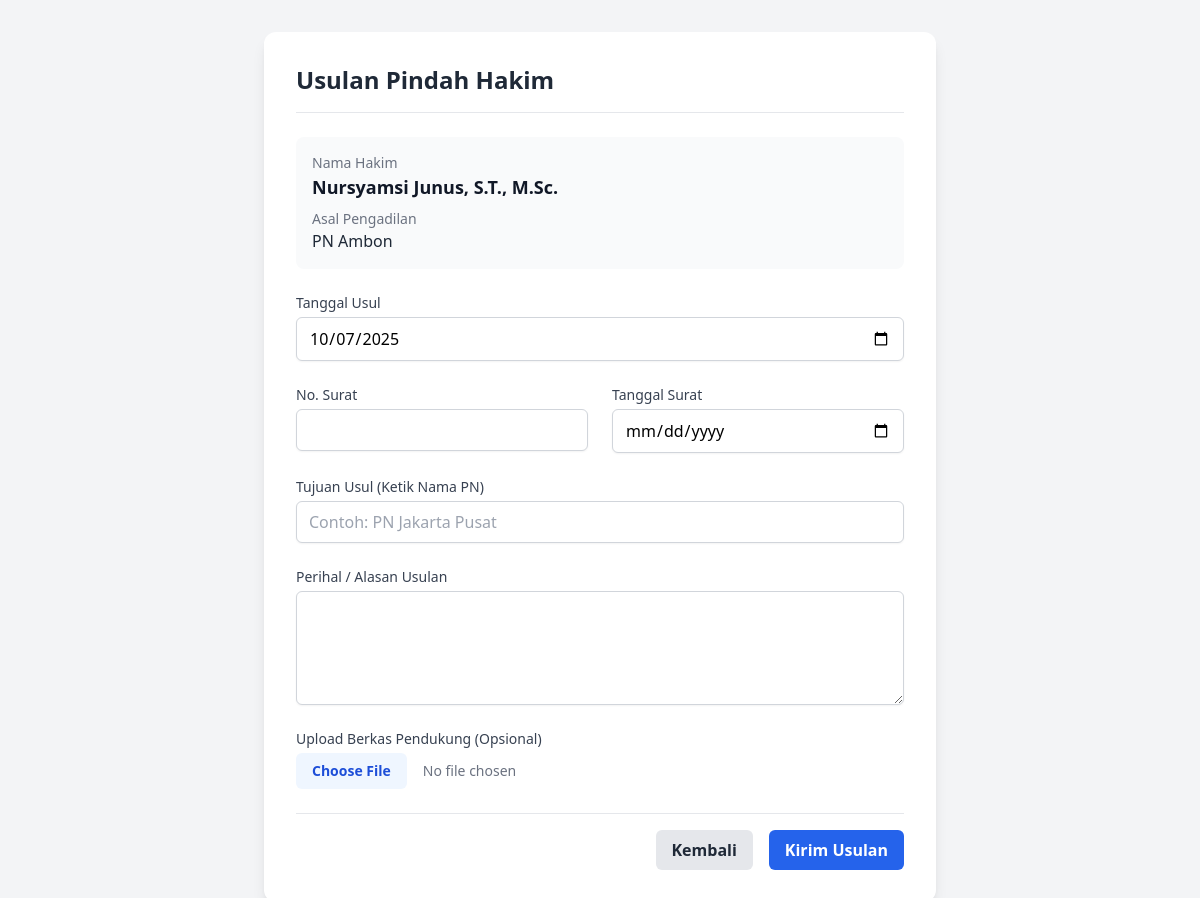
The app's page /usul.php?id=31 with its own data.
### tables this page shows
CREATE TABLE `hakim_perikanan` (
  `id` int(11) NOT NULL,
  `nama_hakim` varchar(255) NOT NULL,
  `nik` varchar(50) DEFAULT NULL,
  `foto` varchar(255) DEFAULT NULL,
  `id_pengadilan` int(11) NOT NULL,
  `asal_org` varchar(255) DEFAULT NULL,
  `jabatan` varchar(100) DEFAULT NULL,
  `kepres` varchar(255) DEFAULT NULL,
  `tgl_kepres` date DEFAULT NULL,
  `sk_dirjen` varchar(255) DEFAULT NULL,
  `tgl_sk_dirjen` date DEFAULT NULL,
  `masa_jabatan` varchar(50) DEFAULT NULL,
  `status_perpanjangan` varchar(255) DEFAULT NULL,
  `tanggal_habis` date DEFAULT NULL,
  `tmt_pn` date DEFAULT NULL,
  `tmt_hk` date DEFAULT NULL,
  `sk_pengangkatan_2` varchar(255) DEFAULT NULL,
  `tgl_sk_pengangkatan_2` date DEFAULT NULL
);

CREATE TABLE `pengadilan` (
  `id` int(11) NOT NULL,
  `nama_pengadilan` varchar(255) NOT NULL
);

### usul.php (the view, shortened to what this page needs)
<?php
require_once 'koneksi.php';
$hakim_id = isset($_GET['id']) ? intval($_GET['id']) : 0;
$stmt_hakim = $conn->prepare("SELECT h.nama_hakim, p.nama_pengadilan, p.id as id_pengadilan_asal FROM hakim_perikanan h JOIN pengadilan p ON h.id_pengadilan = p.id WHERE h.id = ?");
$stmt_hakim->bind_param("i", $hakim_id);
$stmt_hakim->execute();
$hakim = $stmt_hakim->get_result()->fetch_assoc();
?>
<!DOCTYPE html>
<html lang="id">
<head>
    <script src="https://cdn.tailwindcss.com"></script>
</head>
<body class="bg-gray-100">
<div class="container mx-auto p-4 sm:p-6 lg:p-8">
    <div class="max-w-2xl mx-auto bg-white p-8 rounded-xl shadow-lg">
        <h1 class="text-2xl font-bold text-gray-800 border-b pb-4">Usulan Pindah Hakim</h1>
        <div class="my-6 p-4 bg-gray-50 rounded-lg">
            <p class="text-sm font-medium text-gray-500">Nama Hakim</p>
            <p class="text-lg font-semibold text-gray-900"><?php echo htmlspecialchars($hakim['nama_hakim']); ?></p>
            <p class="text-sm text-gray-500 mt-2">Asal Pengadilan</p>
            <p class="text-md font-medium text-gray-800"><?php echo htmlspecialchars($hakim['nama_pengadilan']); ?></p>
        </div>
        <form action="usul.php?id=<?php echo $hakim_id; ?>" method="POST" enctype="multipart/form-data" class="space-y-6">
            <div>
                <label for="tanggal_usul" class="block text-sm font-medium text-gray-700">Tanggal Usul</label>
                <input type="date" name="tanggal_usul" id="tanggal_usul" required class="mt-1 block w-full px-3 py-2 border border-gray-300 rounded-md shadow-sm" value="<?php echo date('Y-m-d'); ?>">
            </div>
            <div class="grid grid-cols-1 sm:grid-cols-2 gap-6">
                <div>
                    <label for="no_surat" class="block text-sm font-medium text-gray-700">No. Surat</label>
                    <input type="text" name="no_surat" id="no_surat" class="mt-1 block w-full px-3 py-2 border border-gray-300 rounded-md shadow-sm">
                </div>
                <div>
                    <label for="tanggal_surat" class="block text-sm font-medium text-gray-700">Tanggal Surat</label>
                    <input type="date" name="tanggal_surat" id="tanggal_surat" class="mt-1 block w-full px-3 py-2 border border-gray-300 rounded-md shadow-sm">
                </div>
            </div>
            <div>
                <label for="tujuan_usul_text" class="block text-sm font-medium text-gray-700">Tujuan Usul (Ketik Nama PN)</label>
                <input type="text" name="tujuan_usul_text" id="tujuan_usul_text" class="mt-1 block w-full px-3 py-2 border border-gray-300 rounded-md shadow-sm" placeholder="Contoh: PN Jakarta Pusat">
            </div>
            <div>
                <label for="alasan_pindah" class="block text-sm font-medium text-gray-700">Perihal / Alasan Usulan</label>
                <textarea name="alasan_pindah" id="alasan_pindah" rows="4" required class="mt-1 block w-full px-3 py-2 border border-gray-300 rounded-md shadow-sm"></textarea>
            </div>
            <div>
                <label for="berkas_usulan" class="block text-sm font-medium text-gray-700">Upload Berkas Pendukung (Opsional)</label>
                <input type="file" name="berkas_usulan" id="berkas_usulan" class="mt-1 block w-full text-sm text-gray-500 file:mr-4 file:py-2 file:px-4 file:rounded-md file:border-0 file:text-sm file:font-semibold file:bg-blue-50 file:text-blue-700 hover:file:bg-blue-100">
            </div>
            <div class="flex items-center justify-end space-x-4 pt-4 border-t">
                <a href="perikanan_db.php" class="bg-gray-200 text-gray-800 px-4 py-2 rounded-md font-semibold hover:bg-gray-300">Kembali</a>
                <button type="submit" class="bg-blue-600 text-white px-4 py-2 rounded-md font-semibold hover:bg-blue-700">Kirim Usulan</button>
            </div>
        </form>
    </div>
</div>
</body>
</html>

### records on screen
hakim_perikanan: nama_hakim "Nursyamsi Junus, S.T., M.Sc.", id_pengadilan.nama_pengadilan "PN Ambon"
